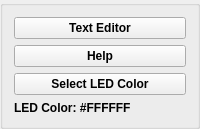
               <widget class="QGroupBox" name="groupBox_4">
                <property name="font">
                 <font>
                  <bold>true</bold>
                 </font>
                </property>
                <property name="title">
                 <string/>
                </property>
                <layout class="QVBoxLayout" name="verticalLayout_20">
                 <item>
                  <widget class="QPushButton" name="TextEditorButton">
                   <property name="focusPolicy">
                    <enum>Qt::FocusPolicy::NoFocus</enum>
                   </property>
                   <property name="text">
                    <string>Text Editor</string>
                   </property>
                  </widget>
                 </item>
                 <item>
                  <widget class="QPushButton" name="HelpButton">
                   <property name="focusPolicy">
                    <enum>Qt::FocusPolicy::NoFocus</enum>
                   </property>
                   <property name="text">
                    <string>Help</string>
                   </property>
                  </widget>
                 </item>
					<item>
					<widget class="QPushButton" name="LedColorButton">
						<property name="focusPolicy">
							<enum>Qt::FocusPolicy::NoFocus</enum>
						</property>
						<property name="text">
							<string>Select LED Color</string>
						</property>
					</widget>
				</item>
					<item>
						<widget class="QLabel" name="LedColorLabel">
							<property name="text">
								<string>LED Color: #FFFFFF</string>
							</property>
						</widget>
					</item>
				</layout>	
               </widget>
